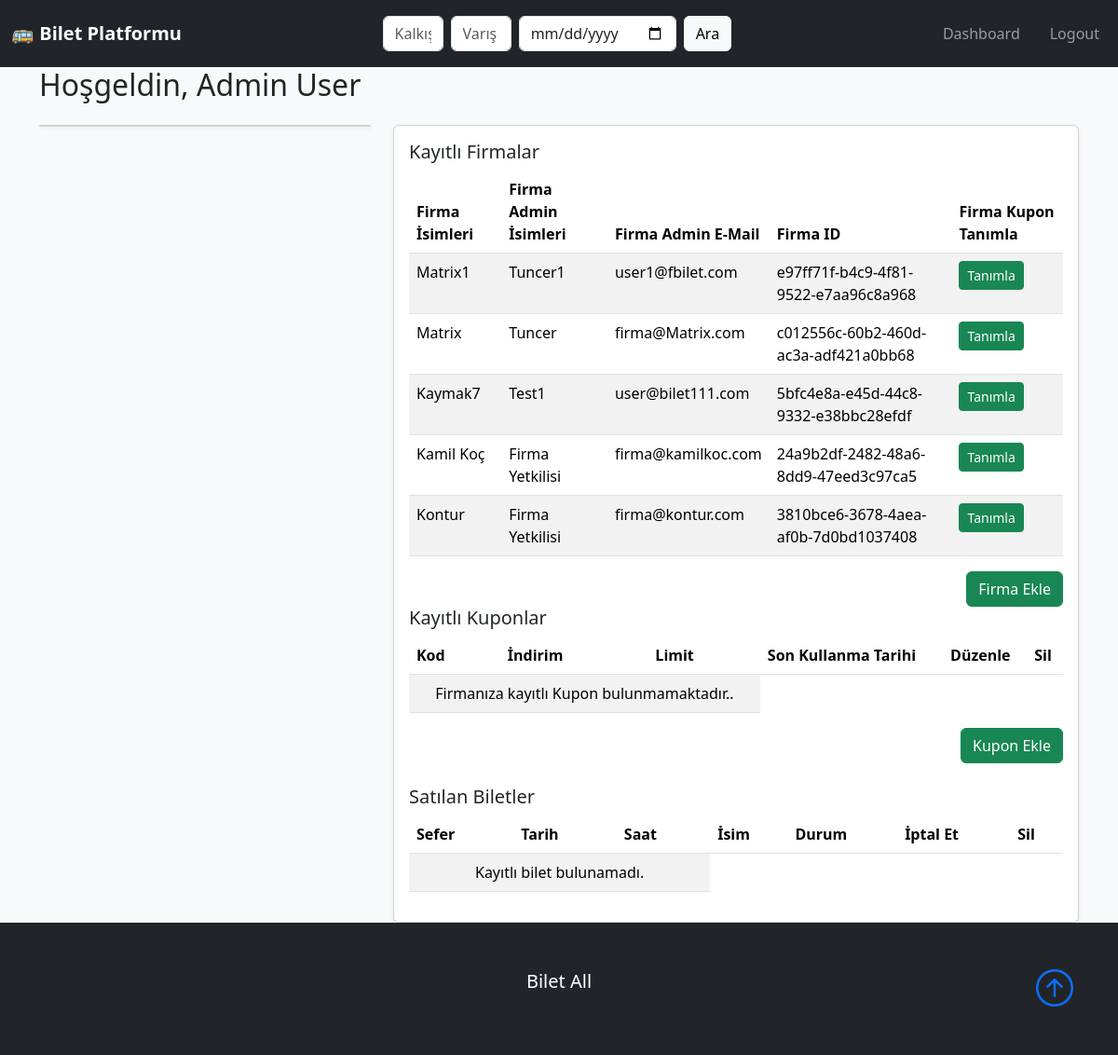
/admin_panel.php (signed in), run on the app's committed database.
### tables this page shows
CREATE TABLE User (
    id TEXT PRIMARY KEY,                         -- UUID
    full_name TEXT NOT NULL,
    email TEXT UNIQUE NOT NULL,
    role TEXT CHECK(role IN ('user', 'company', 'admin')) NOT NULL DEFAULT 'user',
    password TEXT NOT NULL,
    company_id TEXT,                              -- Nullable FK (only for company users)
    balance REAL DEFAULT 800,
    created_at TIMESTAMP DEFAULT CURRENT_TIMESTAMP,
    FOREIGN KEY (company_id) REFERENCES Bus_Company(id)
);

CREATE TABLE Bus_Company (
    id TEXT PRIMARY KEY,                          -- UUID
    name TEXT UNIQUE NOT NULL,
    logo_path TEXT,
    created_at TIMESTAMP DEFAULT CURRENT_TIMESTAMP
);

### src/auth.php (called while the page is built, shortened)
<?php
require_once __DIR__ . '/db_connect.php';
include __DIR__ . '/../src/helper.php';
function isAdmin()
{
    return isset($_SESSION['role']) && $_SESSION['role'] === 'admin';
}
?>

### src/helper.php (called while the page is built, shortened)
<?php
require_once __DIR__ . '/../src/auth.php';
function get_companies() {
    global $db;
    $stmt = $db->prepare('SELECT b.id, b.name, u.full_name, u.email, u.company_id
        FROM Bus_Company b
        JOIN User u ON b.id = u.company_id
        ORDER BY b.created_at DESC');
    $stmt->execute();
    return $stmt->fetchAll(PDO::FETCH_ASSOC);
}
?>

### public/admin_panel.php (the view, shortened to what this page needs)
<?php
require_once __DIR__ . '/../src/auth.php';
require_once __DIR__ .'/../src/helper.php';
include 'header.php';
$user_id = $_SESSION['user_id'];
$full_name = $_SESSION['full_name'] ?? '';
$companies = get_companies();
$coupons = get_coupons($user_id);
?>
<div class="main-content">
  <div class="container">
  <h2 class="mb-4">Hoşgeldin, <?= htmlspecialchars($full_name) ?></h2>
    <div class="row g-4">
      <div class="col-md-4">
        <div class="card text-center shadow-sm">
        </div>
      </div>
      <div class="col-md-8">
        <div class="card shadow-sm">
          <div class="card-body">
            <h5 class="card-title">Kayıtlı Firmalar</h5>
            <table class="table table-striped">
              <thead>
                <tr>
                  <th>Firma İsimleri</th>
                  <th>Firma Admin İsimleri</th>
                  <th>Firma Admin E-Mail</th>
                  <th>Firma ID</th>
                  <th>Firma Kupon Tanımla</th>
                </tr>
              </thead>
              <tbody>
                <?php if (empty($companies)): ?>
                  <tr><td colspan="3" class="text-center">Kayıtlı Firma Bulunamadı..</td></tr>
                <?php else: ?>
                  <?php foreach ($companies as $company): ?>
                    <tr>
                      <td><?= htmlspecialchars($company['name']) ?>
                      <td><?= htmlspecialchars($company['full_name']) ?>
                      <td><?= htmlspecialchars($company['email']) ?>
                      <td><?= htmlspecialchars($company['id']) ?>
                      <td>
                        <form action="add_coupon.php" method="POST" style="display:inline;">
                            <button type="submit" class="btn btn-success btn-sm">Tanımla</button>
                        </form>
                      </td>
                    </tr>
                  <?php endforeach; ?>
                <?php endif; ?>
              </tbody>
            </table>
            <div class="mt-3 text-end">
              <a href="add_company.php" class="btn btn-success">Firma Ekle</a>
            </div>
            <h5 class="card-title">Kayıtlı Kuponlar</h5>
            <table class="table table-striped">
              <thead>
                <tr>
                  <th>Kod</th>
                  <th>İndirim</th>
                  <th>Limit</th>
                  <th>Son Kullanma Tarihi</th>
                  <th>Düzenle</th>
                  <th>Sil</th>
                </tr>
              </thead>
              <tbody>
                <?php if (empty($coupons)): ?>
                  <tr><td colspan="3" class="text-center">Firmanıza kayıtlı Kupon bulunmamaktadır..</td></tr>
                <?php endif; ?>
              </tbody>
            </table>
            <div class="mt-3 text-end">
              <form action="add_coupon.php" method="POST" style="display:inline;">
                <button type="submit" class="btn btn-success btn">Kupon Ekle</button>
              </form>
            </div>
            <h5 class="card-title mt-4">Satılan Biletler</h5>
            <table class="table table-striped">
              <thead>
                <tr>
                  <th>Sefer</th>
                  <th>Tarih</th>
                  <th>Saat</th>
                  <th>İsim</th>
                  <th>Durum</th>
                  <th>İptal Et</th>
                  <th>Sil</th>
                </tr>
              </thead>
              <tbody>
                <?php if (empty($tickets)): ?>
                  <tr><td colspan="3" class="text-center">Kayıtlı bilet bulunamadı.</td></tr>
                <?php endif; ?>
              </tbody>
            </table>
          </div>
        </div>
      </div>
    </div>
  </div>
</div>
<?php include 'footer.php'; ?>

### public/header.php (shortened to what this page needs)
<?php
require_once __DIR__ . '/../src/auth.php';
?>
<!DOCTYPE html>
<html lang="tr">
  <head>
    <link href="https://cdn.jsdelivr.net/npm/bootstrap@5.3.3/dist/css/bootstrap.min.css" rel="stylesheet">
    <link href="view/css/style.css" rel="stylesheet">
  </head>
  <body class="bg-light">
    <nav id="mainNavbar" class="navbar navbar-expand-lg bg-dark navbar-dark py-3">
      <div class="container">
        <div class="d-flex w-100 align-items-center justify-content-between flex-wrap">
          <a class="navbar-brand fw-bold" href="index.php">🚌 Bilet Platformu</a>
        </div>
      </div>
      <div class="container">
          <div class="flex-grow-1 d-flex justify-content-center order-3 order-lg-2 my-2 my-lg-0">
            <form class="d-flex w-100" style="max-width:500px;" method="GET" action="searchresults.php">
              <input class="form-control me-2" type="text" name="from" placeholder="Kalkış" required>
              <input class="form-control me-2" type="text" name="to" placeholder="Varış" required>
              <input class="form-control me-2" type="date" name="date" required>
              <button class="btn btn-light" type="submit">Ara</button>
            </form>
          </div>
      </div>,
      <div class="container">
            <div class="collapse navbar-collapse" id="navmenu">
              <ul class="navbar-nav ms-auto mb-2 mb-lg-0">
                <?php if (isset($_SESSION['user_id'])): ?>
                  <?php if (isAdmin()): ?>
                    <li class="nav-item me-3"><a class="nav-link" href="admin_dashboard.php">Dashboard</a></li>
                    <li class="nav-item"><a class="nav-link" href="logout.php">Logout</a></li>
                  <?php elseif (isCompany()): ?>
                    <li class="nav-item me-3"><a class="nav-link" href="company_panel.php">Firma Paneli</a></li>
                    <li class="nav-item"><a class="nav-link" href="logout.php">Logout</a></li>
                  <?php else: ?>
                    <li class="nav-item me-3"><a class="nav-link" href="dashboard.php">Dashboard</a></li>
                    <li class="nav-item"><a class="nav-link" href="logout.php">Logout</a></li>
                  <?php endif; ?>
                <?php else: ?>
                  <li class="nav-item me-3"><a class="nav-link" href="login.php">Login</a></li>
                  <li class="nav-item"><a class="nav-link" href="register.php">Register</a></li>
                <?php endif; ?>
              </ul>
            </div>
          </div>
    </nav>
  </body>
</html>

### public/footer.php (shortened to what this page needs)
<html>
  <head>
    <link
      href="https://cdn.jsdelivr.net/npm/bootstrap@5.3.3/dist/css/bootstrap.min.css"
      rel="stylesheet">
    <link
      rel="stylesheet"
      href="https://cdn.jsdelivr.net/npm/bootstrap-icons@1.3.0/font/bootstrap-icons.css"
    />
    <link href="view/css/style.css" rel="stylesheet">
  </head>
  <body>
    <footer class="p-5 bg-dark text-white text-center position-relative">
      <div class="container">
        <p class="lead">Bilet All</p>
        <a href="#" class="position-absolute bottom-0 end-0 p-5">
          <i class="bi bi-arrow-up-circle h1"></i>
        </a>
      </div>
    </footer>
  </body>
</html>

### public/view/css/style.css (style rules this page uses)
html, body { height: 100%; }
body { display: flex; flex-direction: column; min-height: 100vh; }
.main-content { flex: 1; }
footer { background-color: #f8f9fa; padding: 20px 0; text-align: center; margin-top: auto; }

### data on the page
user: company.name "Matrix1", full_name "Tuncer1", email "user1@fbilet.com", company "e97ff71f-b4c9-4f81-9522-e7aa96c8a968"
user: company.name "Matrix", full_name "Tuncer", email "firma@Matrix.com", company "c012556c-60b2-460d-ac3a-adf421a0bb68"
user: company.name "Kaymak7", full_name "Test1", email "user@bilet111.com", company "5bfc4e8a-e45d-44c8-9332-e38bbc28efdf"
user: company.name "Kamil Koç", full_name "Firma Yetkilisi", email "firma@kamilkoc.com", company "24a9b2df-2482-48a6-8dd9-47eed3c97ca5"
user: company.name "Kontur", full_name "Firma Yetkilisi", email "firma@kontur.com", company "3810bce6-3678-4aea-af0b-7d0bd1037408"

### other printed values
$full_name "Admin User"
